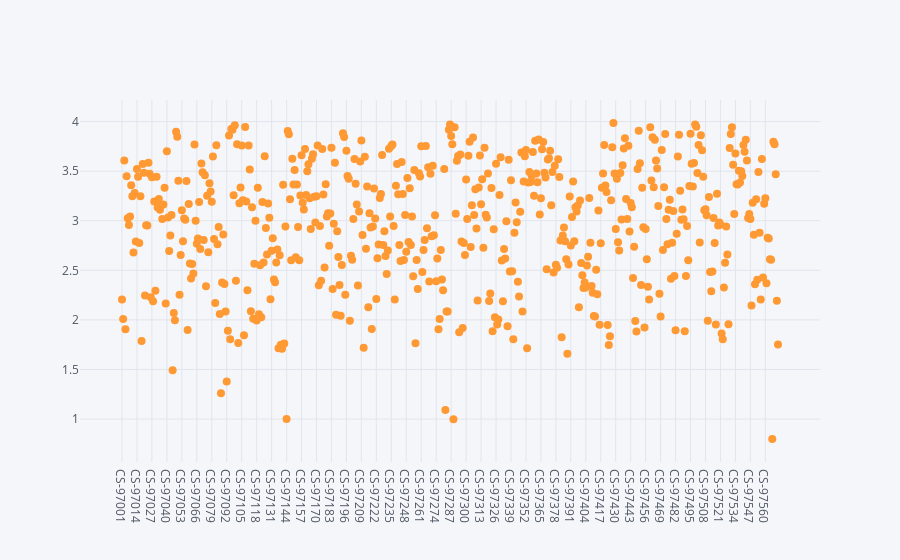

The notebook cell this image was saved under:
### Code cell
stud.iplot(kind='scatter',x='Seat No.',y='CGPA',mode='markers',size=8)

### Figure 1 — Plotly figure (JSON) as saved in the notebook; plotly's stock layout.template omitted (floating-point values rounded to 4 significant figures; data arrays with more than 128 entries replaced by an {"elided": "..."} marker saying what was removed)
{"data": [{"line": {"color": "rgba(255, 153, 51, 1.0)", "dash": "solid", "shape": "linear", "width": 1.3}, "marker": {"size": 8, "symbol": "circle"}, "mode": "markers", "name": "CGPA", "text": "", "type": "scatter", "x": {"elided": "571 str values"}, "y": {"elided": "571 float values"}}], "layout": {"legend": {"bgcolor": "#F5F6F9", "font": {"color": "#4D5663"}}, "paper_bgcolor": "#F5F6F9", "plot_bgcolor": "#F5F6F9", "title": {"font": {"color": "#4D5663"}}, "xaxis": {"gridcolor": "#E1E5ED", "showgrid": true, "tickfont": {"color": "#4D5663"}, "title": {"font": {"color": "#4D5663"}, "text": ""}, "zerolinecolor": "#E1E5ED"}, "yaxis": {"gridcolor": "#E1E5ED", "showgrid": true, "tickfont": {"color": "#4D5663"}, "title": {"font": {"color": "#4D5663"}, "text": ""}, "zerolinecolor": "#E1E5ED"}}}
